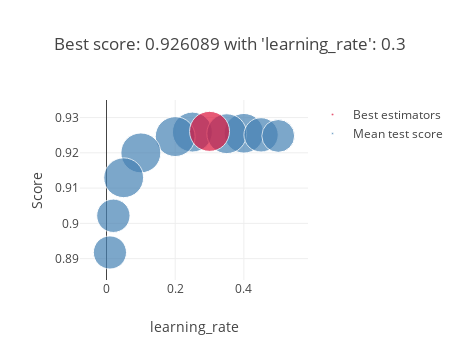

The notebook cell saved with this chart:
### Code cell
clf_gb = GridSearchCV(GradientBoostingClassifier(), learning_rate, cv=5, scoring='roc_auc')
clf_gb.fit(clas_X_train, clas_Y_train)
plot_grid_search(clf_gb)
table_grid_search(clf_gb, all_ranks=True)

### Figure 1 — Plotly figure (JSON) as saved in the notebook; plotly's stock layout.template omitted (floating-point values rounded to 4 significant figures)
{"data": [{"marker": {"color": "SteelBlue", "size": [2.71, 2.669, 2.693, 2.0, 1.833, 2.699, 2.71, 2.691, 1.891, 1.868], "sizemin": 4, "sizemode": "area", "sizeref": 0.003399}, "mode": "markers", "name": "Mean test score", "showlegend": true, "text": ["'learning_rate': 0.25", "'learning_rate': 0.4", "'learning_rate': 0.35", "'learning_rate': 0.45", "'learning_rate': 0.5", "'learning_rate': 0.2", "'learning_rate': 0.1", "'learning_rate': 0.05", "'learning_rate': 0.02", "'learning_rate': 0.01"], "x": [0.25, 0.4, 0.35, 0.45, 0.5, 0.2, 0.1, 0.05, 0.02, 0.01], "y": [0.9259, 0.9255, 0.9254, 0.9251, 0.9248, 0.9246, 0.92, 0.9129, 0.9022, 0.8917], "type": "scatter", "xaxis": "x", "yaxis": "y"}, {"marker": {"color": "Crimson", "size": [2.719], "sizemin": 4, "sizemode": "area", "sizeref": 0.003399}, "mode": "markers", "name": "Best estimators", "showlegend": true, "text": ["{'learning_rate': 0.3}"], "x": [0.3], "y": [0.9261], "type": "scatter", "xaxis": "x", "yaxis": "y"}], "layout": {"xaxis": {"anchor": "y", "domain": [0.0, 1.0], "title": {"text": "learning_rate"}}, "yaxis": {"anchor": "x", "domain": [0.0, 1.0], "title": {"text": "Score"}}, "legend": {"traceorder": "reversed"}, "width": 460, "height": 360, "title": {"text": "Best score: 0.926089 with 'learning_rate': 0.3"}, "hovermode": "closest"}}
